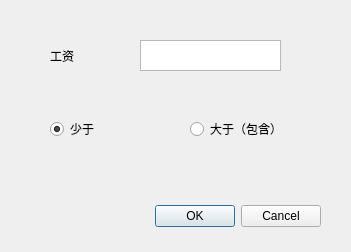
<?xml version="1.0" encoding="UTF-8"?>
<ui version="4.0">
 <class>SeekbySalaryDialog</class>
 <widget class="QDialog" name="SeekbySalaryDialog">
  <property name="geometry">
   <rect>
    <x>0</x>
    <y>0</y>
    <width>351</width>
    <height>252</height>
   </rect>
  </property>
  <property name="windowTitle">
   <string>Dialog</string>
  </property>
  <widget class="QDialogButtonBox" name="buttonBox">
   <property name="geometry">
    <rect>
     <x>-20</x>
     <y>200</y>
     <width>341</width>
     <height>32</height>
    </rect>
   </property>
   <property name="orientation">
    <enum>Qt::Horizontal</enum>
   </property>
   <property name="standardButtons">
    <set>QDialogButtonBox::Cancel|QDialogButtonBox::Ok</set>
   </property>
  </widget>
  <widget class="QLabel" name="label">
   <property name="geometry">
    <rect>
     <x>50</x>
     <y>50</y>
     <width>40</width>
     <height>12</height>
    </rect>
   </property>
   <property name="text">
    <string>工资</string>
   </property>
  </widget>
  <widget class="QTextEdit" name="textSeekbySalary">
   <property name="geometry">
    <rect>
     <x>140</x>
     <y>40</y>
     <width>141</width>
     <height>31</height>
    </rect>
   </property>
  </widget>
  <widget class="QRadioButton" name="radioLessthan">
   <property name="geometry">
    <rect>
     <x>50</x>
     <y>120</y>
     <width>73</width>
     <height>18</height>
    </rect>
   </property>
   <property name="text">
    <string>少于</string>
   </property>
   <property name="checked">
    <bool>true</bool>
   </property>
  </widget>
  <widget class="QRadioButton" name="radioLargerthan">
   <property name="geometry">
    <rect>
     <x>190</x>
     <y>120</y>
     <width>91</width>
     <height>18</height>
    </rect>
   </property>
   <property name="text">
    <string>大于（包含）</string>
   </property>
  </widget>
 </widget>
 <resources/>
 <connections>
  <connection>
   <sender>buttonBox</sender>
   <signal>accepted()</signal>
   <receiver>SeekbySalaryDialog</receiver>
   <slot>accept()</slot>
   <hints>
    <hint type="sourcelabel">
     <x>248</x>
     <y>254</y>
    </hint>
    <hint type="destinationlabel">
     <x>157</x>
     <y>274</y>
    </hint>
   </hints>
  </connection>
  <connection>
   <sender>buttonBox</sender>
   <signal>rejected()</signal>
   <receiver>SeekbySalaryDialog</receiver>
   <slot>reject()</slot>
   <hints>
    <hint type="sourcelabel">
     <x>316</x>
     <y>260</y>
    </hint>
    <hint type="destinationlabel">
     <x>286</x>
     <y>274</y>
    </hint>
   </hints>
  </connection>
 </connections>
</ui>
